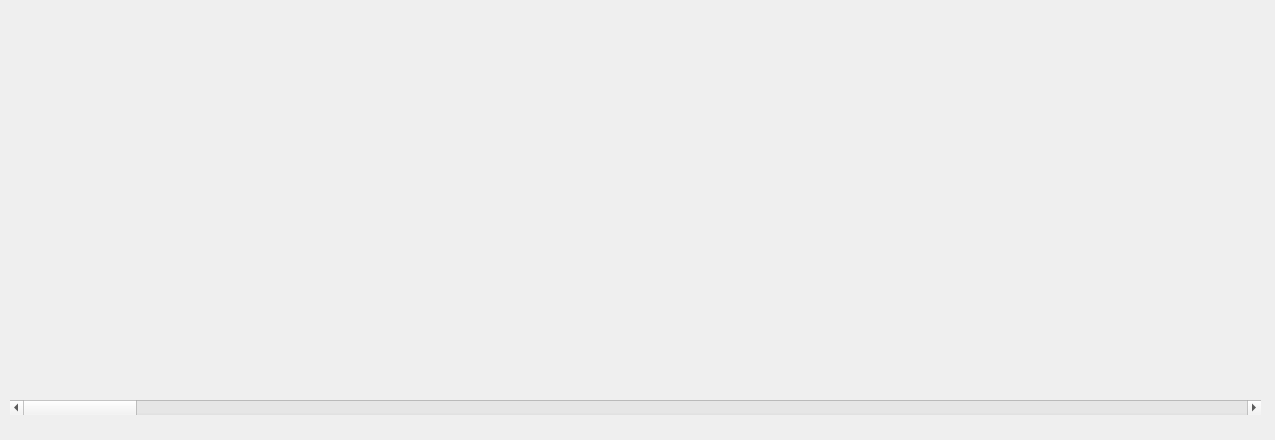
<?xml version="1.0" encoding="UTF-8"?>
<ui version="4.0">
 <class>Histogram</class>
 <widget class="QDialog" name="Histogram">
  <property name="geometry">
   <rect>
    <x>0</x>
    <y>0</y>
    <width>1275</width>
    <height>440</height>
   </rect>
  </property>
  <property name="minimumSize">
   <size>
    <width>1275</width>
    <height>440</height>
   </size>
  </property>
  <property name="maximumSize">
   <size>
    <width>1275</width>
    <height>440</height>
   </size>
  </property>
  <property name="windowTitle">
   <string>Гистограмма</string>
  </property>
  <property name="windowIcon">
   <iconset resource="../resource.qrc">
    <normaloff>:/new/prefix1/img/info-graphic.png</normaloff>:/new/prefix1/img/info-graphic.png</iconset>
  </property>
  <widget class="QCustomPlot" name="histogram" native="true">
   <property name="geometry">
    <rect>
     <x>10</x>
     <y>10</y>
     <width>1251</width>
     <height>381</height>
    </rect>
   </property>
   <property name="sizePolicy">
    <sizepolicy hsizetype="Preferred" vsizetype="MinimumExpanding">
     <horstretch>0</horstretch>
     <verstretch>0</verstretch>
    </sizepolicy>
   </property>
   <widget class="QLabel" name="label_9">
    <property name="geometry">
     <rect>
      <x>1170</x>
      <y>0</y>
      <width>81</width>
      <height>41</height>
     </rect>
    </property>
    <property name="text">
     <string>&lt;html&gt;&lt;head/&gt;&lt;body&gt;&lt;p&gt;&lt;img src=&quot;:/new/prefix1/img/PD.png&quot;/&gt;&lt;/p&gt;&lt;/body&gt;&lt;/html&gt;</string>
    </property>
   </widget>
  </widget>
  <widget class="QScrollBar" name="horizontalScrollBar">
   <property name="geometry">
    <rect>
     <x>10</x>
     <y>400</y>
     <width>1251</width>
     <height>15</height>
    </rect>
   </property>
   <property name="orientation">
    <enum>Qt::Horizontal</enum>
   </property>
  </widget>
 </widget>
 <customwidgets>
  <customwidget>
   <class>QCustomPlot</class>
   <extends>QWidget</extends>
   <header>../../qcustomplot.h</header>
   <container>1</container>
  </customwidget>
 </customwidgets>
 <resources>
  <include location="../resource.qrc"/>
 </resources>
 <connections/>
</ui>
